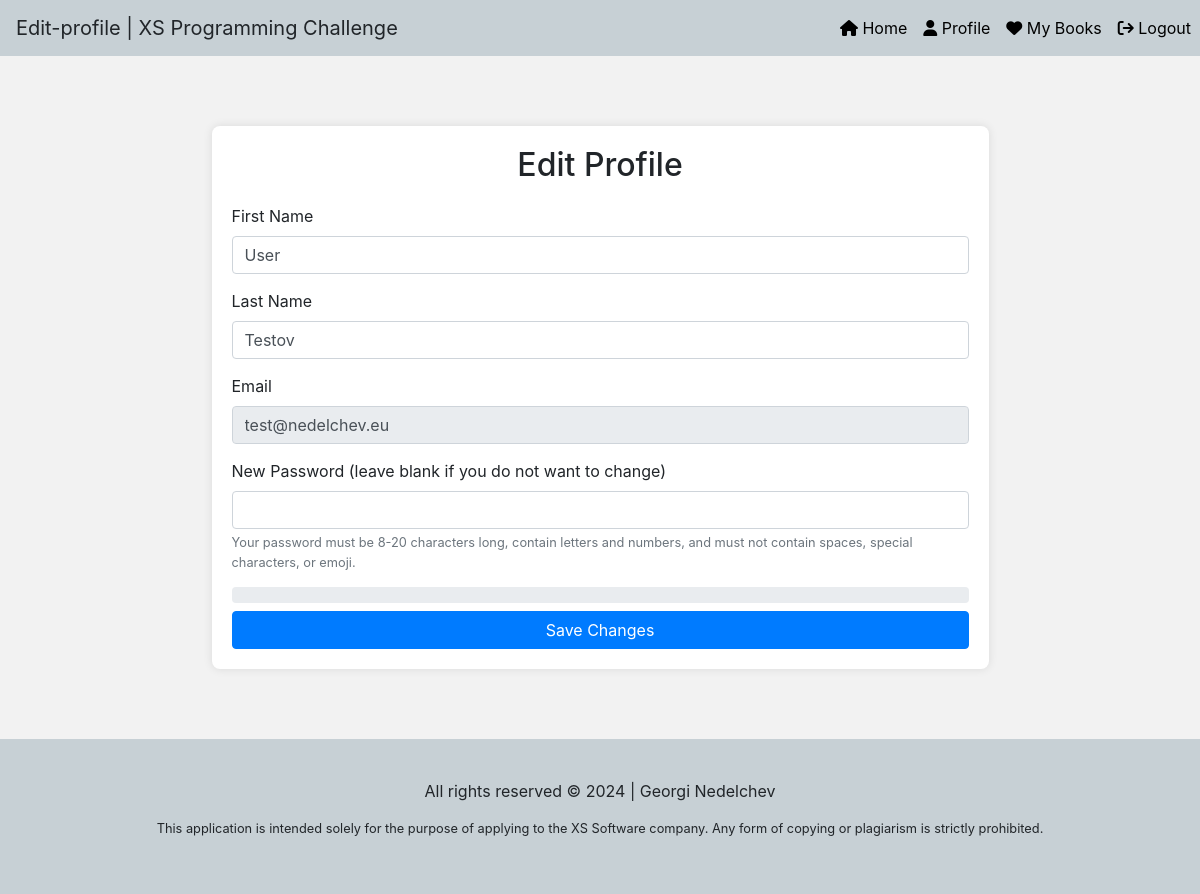
Page /edit-profile (signed in) on the committed database.
### tables this page shows
CREATE TABLE `users` (
  `id` int(11) NOT NULL,
  `first_name` varchar(50) NOT NULL,
  `last_name` varchar(50) NOT NULL,
  `email` varchar(100) NOT NULL,
  `password` varchar(255) NOT NULL,
  `active` tinyint(1) DEFAULT 0,
  `deleted` int(11) NOT NULL DEFAULT 0,
  `is_admin` tinyint(1) DEFAULT 0,
  `created_at` timestamp NOT NULL DEFAULT current_timestamp()
);

### models/User.php (called while the page is built, shortened)
<?php
class User {
    private $conn;
    private $table_name = "users";
    public $id;
    public function __construct($db) {
        $this->conn = $db;
    }
    public function getUserById() {
        $query = "SELECT * FROM " . $this->table_name . " WHERE id = :id AND deleted = 0 LIMIT 0,1";
        $stmt = $this->conn->prepare($query);
        $stmt->bindParam(':id', $this->id);
        $stmt->execute();
        $row = $stmt->fetch(PDO::FETCH_ASSOC);
        if ($row) {
            $this->id = $row['id'];
            $this->first_name = $row['first_name'];
            $this->last_name = $row['last_name'];
            $this->email = $row['email'];
            return true;
        }
        return false;
    }
}
?>

### views/edit-profile.php (the view, shortened to what this page needs)
<?php
$database = new Database();
$db = $database->getConnection();
$user = new User($db);
$user->id = $_SESSION['user_id'];
$user->getUserById();
?>
<div class="container">
	<div class="form-container">
		<h2>Edit Profile</h2>
		<form id="edit-profile" method="post">
			<div class="form-group">
				<label for="first_name">First Name</label>
				<input type="text" class="form-control" id="first_name" name="first_name" value="<?php echo htmlspecialchars($user->first_name); ?>" required>
			</div>
			<div class="form-group">
				<label for="last_name">Last Name</label>
				<input type="text" class="form-control" id="last_name" name="last_name" value="<?php echo htmlspecialchars($user->last_name); ?>" required>
			</div>
			<div class="form-group">
				<label for="email">Email</label>
				<input type="email" disabled class="form-control" id="email" name="email" value="<?php echo htmlspecialchars($user->email); ?>" required>
			</div>
			<div class="form-group">
				<label for="password">New Password (leave blank if you do not want to change)</label>
				<input type="password" class="form-control" id="password" name="password" onkeyup="checkEditPasswordStrength()">
				<small id="passwordHelp" class="form-text text-muted">Your password must be 8-20 characters long, contain letters and numbers, and must not contain spaces, special characters, or emoji.</small>
			</div>
			<div class="progress mb-2">
			</div>
			<button type="submit" id="edit-profile-button" class="btn btn-primary btn-block">Save Changes</button>
		</form>
	</div>
</div>

### css/styles.css (style rules this page uses)
body { padding-top: 56px; display: flex; flex-direction: column; min-height: 100vh; background-color: #f2f2f2; }
.container { flex: 1; }
.form-container, .table-container { max-width: 70%; margin: 70px auto; padding: 20px; background-color: #fff; box-shadow: 0 0 10px rgba(0, 0, 0, 0.1); border-radius: 8px; position: relative; }
.form-container h2 { text-align: center; margin-bottom: 20px; }
.form-container .form-group { margin-bottom: 15px; }

### rows in the picture
users: first_name "User", last_name "Testov", email "test@nedelchev.eu"

### other values in the picture
$controller "Edit-profile"
